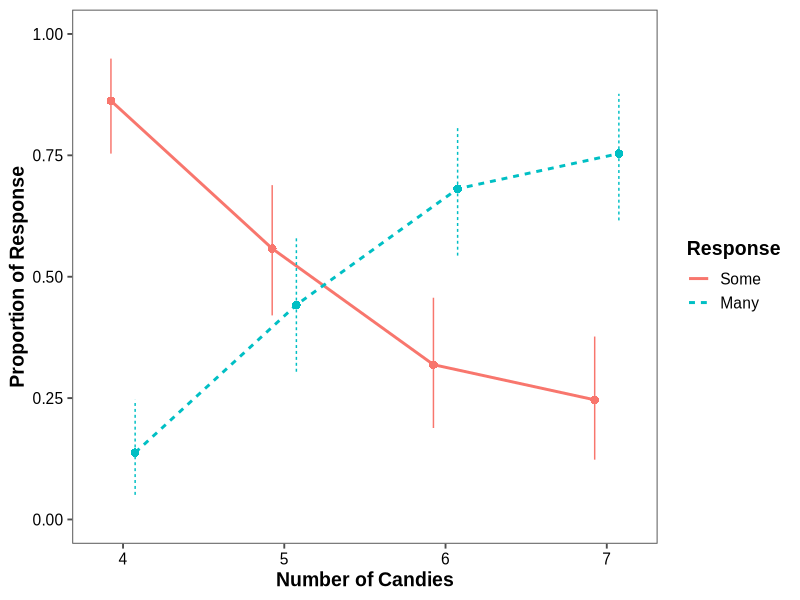
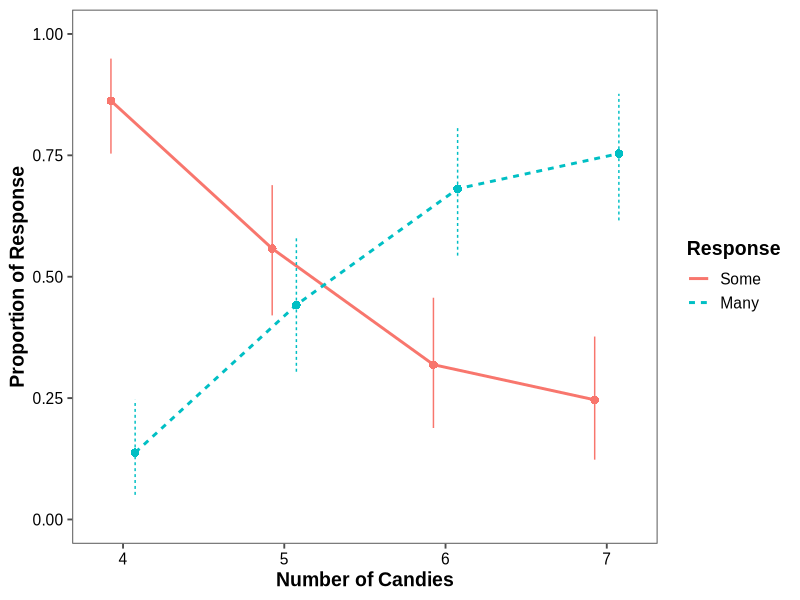

Write the R code that produced these figures, in order.
## ---- chunk 1
knitr::opts_chunk$set(echo = TRUE)
library(boot)
library(ggthemes)
library(ggplot2)
library(tidyr)
library(dplyr)
library(lme4)
## ---- chunk 2
data <- read.csv("Ex. 1 Data.csv")

data_pivot <- data %>% 
  pivot_longer(c(-Subject.ID))

data_mutate <- data_pivot %>% 
  mutate(nCandies = sub("X([0-9]).*", "\\1", name, perl = TRUE)) %>%
  mutate(nCandies=as.numeric(nCandies))


data_final_temp <- data_mutate %>% 
  mutate(clean_num = case_when(grepl("some", value)~0,
                               grepl("many", value)~1))


data_final <- data_final_temp %>% 
  filter(!is.na(clean_num) & !(value=="other"))

## ---- chunk 3
ci.low <- function(x, R = 2000, conf = 0.95) {
  boot_mean <- function(data, idx) mean(data[idx], na.rm = TRUE)
  b <- boot(x, boot_mean, R = R)
  qs <- quantile(b$t, probs = (1 - conf) / 2, names = FALSE, type = 7)
  mean(x) - qs
}

ci.high <- function(x, R = 2000, conf = 0.95) {
  boot_mean <- function(data, idx) mean(data[idx], na.rm = TRUE)
  b <- boot(x, boot_mean, R = R)
  qs <- quantile(b$t, probs = 1 - (1 - conf) / 2, names = FALSE, type = 7)
  qs - mean(x)
}
## ---- chunk 4
means_many <- data_final %>% 
  group_by(Subject.ID, nCandies) %>% 
  summarise(subject_mean = mean(clean_num), .groups = "drop") %>%
  group_by(nCandies) %>%
  summarise(
    mean = mean(subject_mean),
    ci_low = mean - ci.low(subject_mean),
    ci_high = mean + ci.high(subject_mean))

data_final_temp <- data_mutate %>% mutate(clean_num = case_when(grepl("some", value)~1,
                                                               grepl("many", value)~0
                                                               ))

data_final <- data_final_temp %>% filter(!is.na(clean_num) & !(value=="other"))


means_some <- data_final %>%
  group_by(Subject.ID, nCandies) %>% 
  summarise(subject_mean = mean(clean_num)) %>%
  group_by(nCandies) %>%
  summarise(mean= mean(subject_mean),
         ci_high = mean+ ci.high(subject_mean), 
         ci_low = mean- ci.low(subject_mean)
         )

means_some$Response <- "some"
means_many$Response <- "many"

means_total <- rbind(means_many, means_some)
## ---- chunk 5
pd <- position_dodge(width = 0.3)

means_total$Response <- factor(
  stringr::str_to_title(means_total$Response),  # Capitalize: Some, Many
  levels = c("Some", "Many")  # Ensure Some comes before Many
)

ggplot(data = means_total, aes(x = nCandies, y = mean, lty = Response, group = Response, color = Response)) + 
  geom_line(position = pd, linewidth = 1) +  # apply same position
  geom_pointrange(
    aes(ymin = ci_low, ymax = ci_high),
    position = pd,
    shape = 16,
    size = 1.5,
    fatten = 1.5,
    show.legend = FALSE
  ) +
  labs(
    x = "Number of Candies",
    y = "Proportion of Response"
  ) +
  ylim(0, 1) +
  ggthemes::theme_few(base_size = 14) +
  theme(
    text = element_text(family = "Arial"),
    axis.title = element_text(face = "bold"),
    axis.text = element_text(color = "black"),
    legend.title = element_text(face = "bold"),
    legend.position = "right",
    strip.text = element_text(size = 16, face = "bold")
  )

ggsave("ex. 1 final plot 1.0.png", width = 10, height = 7)
## ---- chunk 6
model_1 <- glmer(data = data_final, clean_num ~ nCandies + (1|Subject.ID),
                 family = binomial)

summary(model_1)
